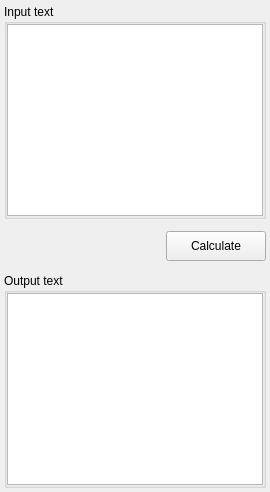
          <widget class="QWidget" name="page_1">
           <layout class="QVBoxLayout" name="verticalLayout_5">
            <property name="spacing">
             <number>12</number>
            </property>
            <property name="leftMargin">
             <number>4</number>
            </property>
            <property name="topMargin">
             <number>4</number>
            </property>
            <property name="rightMargin">
             <number>4</number>
            </property>
            <property name="bottomMargin">
             <number>4</number>
            </property>
            <item>
             <widget class="QGroupBox" name="page_1_group_box_input">
              <property name="title">
               <string>Input text</string>
              </property>
              <layout class="QVBoxLayout" name="verticalLayout_7">
               <property name="spacing">
                <number>0</number>
               </property>
               <property name="leftMargin">
                <number>0</number>
               </property>
               <property name="topMargin">
                <number>0</number>
               </property>
               <property name="rightMargin">
                <number>0</number>
               </property>
               <property name="bottomMargin">
                <number>0</number>
               </property>
               <item>
                <widget class="QTextEdit" name="page_1_text_edit_input"/>
               </item>
              </layout>
             </widget>
            </item>
            <item>
             <layout class="QHBoxLayout" name="page_1_horizontal_layout">
              <property name="spacing">
               <number>12</number>
              </property>
              <item>
               <spacer name="page_1_horizontal_spacer">
                <property name="orientation">
                 <enum>Qt::Horizontal</enum>
                </property>
                <property name="sizeType">
                 <enum>QSizePolicy::Expanding</enum>
                </property>
                <property name="sizeHint" stdset="0">
                 <size>
                  <width>40</width>
                  <height>0</height>
                 </size>
                </property>
               </spacer>
              </item>
              <item>
               <widget class="QPushButton" name="page_1_button_calc">
                <property name="sizePolicy">
                 <sizepolicy hsizetype="Fixed" vsizetype="Fixed">
                  <horstretch>0</horstretch>
                  <verstretch>0</verstretch>
                 </sizepolicy>
                </property>
                <property name="minimumSize">
                 <size>
                  <width>100</width>
                  <height>30</height>
                 </size>
                </property>
                <property name="text">
                 <string>Calculate</string>
                </property>
               </widget>
              </item>
             </layout>
            </item>
            <item>
             <widget class="QGroupBox" name="page_1_group_box_output">
              <property name="title">
               <string>Output text</string>
              </property>
              <layout class="QVBoxLayout" name="verticalLayout_6">
               <property name="spacing">
                <number>0</number>
               </property>
               <property name="leftMargin">
                <number>0</number>
               </property>
               <property name="topMargin">
                <number>0</number>
               </property>
               <property name="rightMargin">
                <number>0</number>
               </property>
               <property name="bottomMargin">
                <number>0</number>
               </property>
               <item>
                <widget class="QTextEdit" name="page_1_text_edit_output">
                 <property name="readOnly">
                  <bool>true</bool>
                 </property>
                </widget>
               </item>
              </layout>
             </widget>
            </item>
           </layout>
          </widget>
